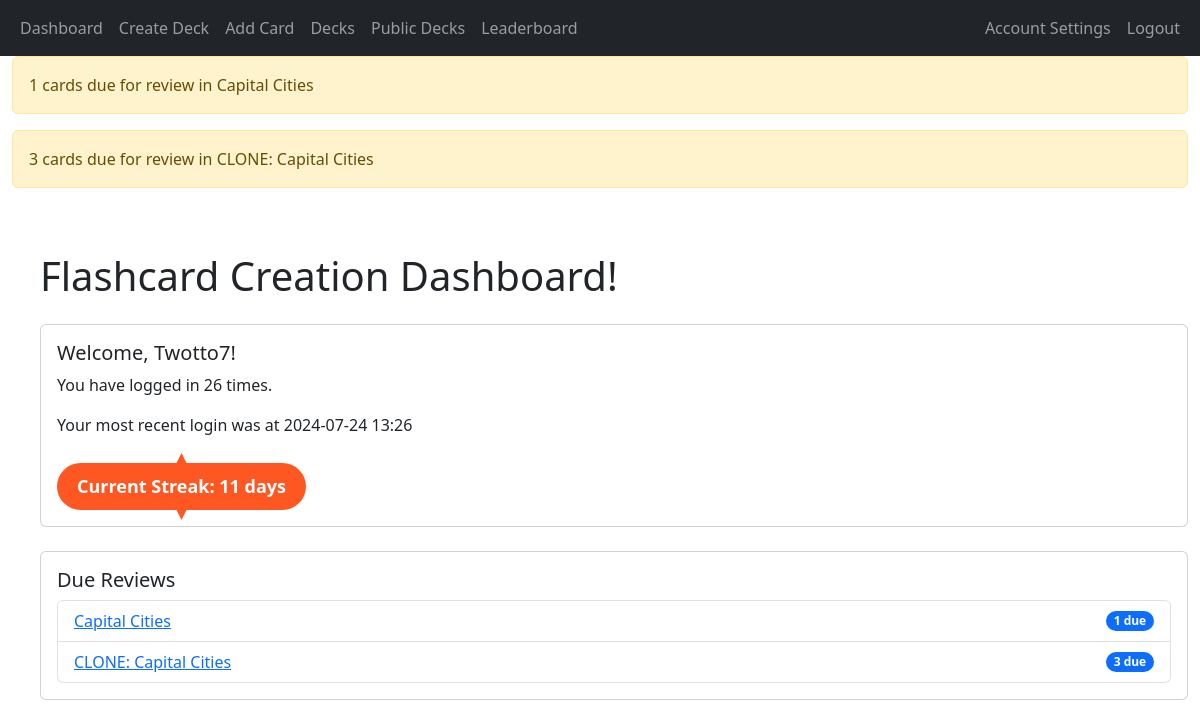
The page /dashboard (signed in) on the database its author committed.
### app/auth/models.py (models this page shows, shortened)
class User(db.Model, UserMixin):
    user_id = db.Column(db.Integer, primary_key=True)
    username = db.Column(db.String(80), unique=True, nullable=False)
    email = db.Column(db.String(120), unique=True, nullable=False)
    password_hash = db.Column(db.String(128), nullable=False)
    points = db.Column(db.Integer, default=0)  # Add points column
    login_events = db.relationship('LoginEvent', backref='user', cascade='all, delete-orphan', lazy=True)
    decks = db.relationship('Deck', backref='user', cascade='all, delete-orphan', lazy=True)
    def get_login_count(self, user_id):
        return LoginEvent.query.filter_by(user_id=user_id).count()

### app/decks/models.py (models this page shows, shortened)
class Deck(db.Model):
    deck_id = db.Column(db.Integer, primary_key=True)
    name = db.Column(db.String(100), nullable=False)
    user_id = db.Column(db.Integer, db.ForeignKey('user.user_id'), nullable=False)
    created_at = db.Column(db.DateTime, nullable=False, default=datetime.utcnow)
    shared = db.Column(db.Boolean, default=False)
    review_start_date = db.Column(db.DateTime, nullable=True)
    cards = db.relationship('Card', backref='deck', cascade='all, delete-orphan', lazy=True)

### app/main/routes.py (the view)
@main_blueprint.route('/dashboard')
@login_required
def dashboard():
    user_decks = Deck.query.filter_by(user_id=current_user.user_id).all()
    due_reviews = []
    for deck in user_decks:
        due_count = Card.query.filter(
            Card.deck_id == deck.deck_id,
            Card.next_review_date <= datetime.utcnow()
        ).count()
        if due_count > 0:
            due_reviews.append({
                'deck_id': deck.deck_id,
                'name': deck.name,
                'due_count': due_count
            })
            flash(f'{due_count} cards due for review in {deck.name}', 'warning')
    login_events = LoginEvent.query.filter_by(user_id=current_user.user_id).order_by(LoginEvent.timestamp.desc()).all()
    previous_login_time = login_events[1].timestamp if len(login_events) > 1 else None
    if previous_login_time:
        bst = timezone('Europe/London')
        previous_login_time = previous_login_time.replace(tzinfo=pytz.utc).astimezone(bst)
        previous_login_time_str = previous_login_time.strftime('%Y-%m-%d %H:%M')
    else:
        previous_login_time_str = 'N/A'
    streak = session.get('streak', 1)
    user_info = {
        'username': current_user.username,
        'login_count': current_user.get_login_count(current_user.user_id),
        'last_login_at': previous_login_time_str,
        'current_streak': streak  # Add the current streak to user_info
    }
    return render_template('dashboard.html', due_reviews=due_reviews, user_info=user_info)

### app/__init__.py (called while the page is built)
@login_manager.user_loader
def load_user(user_id):
    return User.query.get(int(user_id))

### app/main/templates/dashboard.html (shortened to what this page needs)
{% extends "base.html" %}
{% block content %}
<div class="container mt-4">
    <h1 class="mb-4">Flashcard Creation Dashboard!</h1>
    <div class="card mb-4">
        <div class="card-body">
            <h5 class="card-title">Welcome, {{ user_info.username }}!</h5>
            <p class="card-text">You have logged in {{ user_info.login_count }} times.</p>
            <p class="card-text">Your most recent login was at {{ user_info.last_login_at }}</p>
            <div class="streak-badge">
                Current Streak: {{ user_info.current_streak }} days
            </div>
        </div>
    </div>
    <div class="card">
        <div class="card-body">
            <h5 class="card-title">Due Reviews</h5>
            {% if due_reviews %}
                <ul class="list-group">
                    {% for review in due_reviews %}
                        <li class="list-group-item d-flex justify-content-between align-items-center">
                            <a href="{{ url_for('review.start_review', deck_id=review.deck_id) }}">{{ review.name }}</a>
                            <span class="badge bg-primary rounded-pill">{{ review.due_count }} due</span>
                        </li>
                    {% endfor %}
                </ul>
            {% else %}
                <p class="card-text">No reviews due at the moment.</p>
            {% endif %}
        </div>
    </div>
</div>
{% endblock %}

### app/static/styles.css (style rules this page uses)
.streak-badge { display: inline-block; padding: 10px 20px; font-size: 18px; font-weight: bold; color: white; background-color: #FF5722; border-radius: 50px; text-align: center; margin-top: 10px; position: relative; }
.streak-badge::before { content: ''; position: absolute; top: -10px; left: 50%; transform: translateX(-50%); width: 20px; height: 20px; background-color: #FF5722; clip-path: polygon(50% 0%, 100% 100%, 0% 100%); }
.streak-badge::after { content: ''; position: absolute; bottom: -10px; left: 50%; transform: translateX(-50%); width: 20px; height: 20px; background-color: #FF5722; clip-path: polygon(0% 0%, 100% 0%, 50% 100%); }

### rows shown on the page
User: username "Twotto7"
Deck: name "Capital Cities", due_count "1"
Deck: name "CLONE: Capital Cities", due_count "3"

### other values the page prints
{{ message }} "1 cards due for review in Capital Cities" "3 cards due for review in CLONE: Capital Cities"
{{ user_info.login_count }} "26"
{{ user_info.last_login_at }} "2024-07-24 13:26"
{{ user_info.current_streak }} "11"
